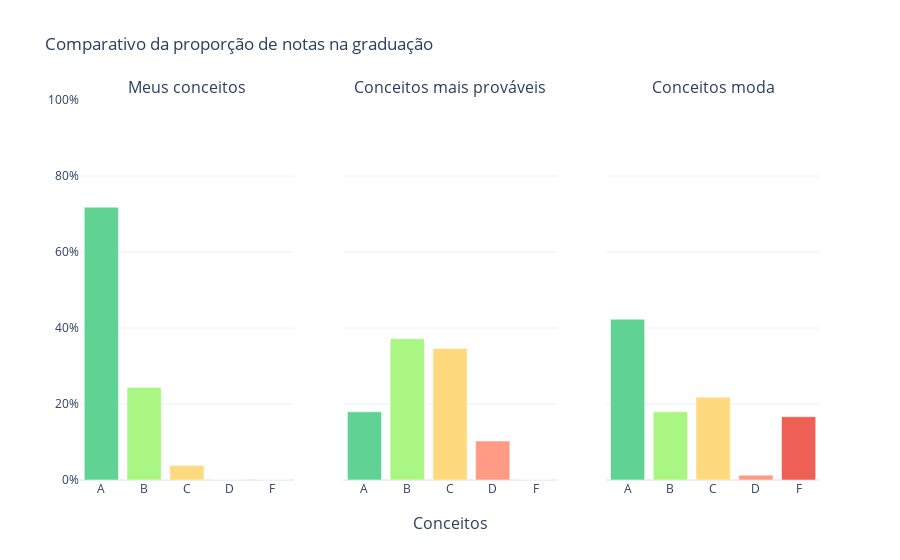

The notebook cell this image was saved under:
### Markdown cell above
Podemos fazer esta comparação tanto por meio de gráfico de barras, como por meio de gráfico de pizza:

### Code cell
plot_titles = ['Meus conceitos', 'Conceitos mais prováveis', 'Conceitos moda']

fig_grades_prop_comp_bar = make_subplots(rows=1, cols=3, shared_yaxes=True, x_title='Conceitos', 
                                         subplot_titles=plot_titles)

for col, (prop, name) in enumerate(zip([ufabc_grade_prop, next_prob_grade_prop, next_mode_grade_prop], plot_titles)):
    x_grades_prop_bar = prop.index
    y_grades_prop_bar = prop.values
    
    grades_prop_bar_colors = [GRADES_COLOR_MAP[grade] for grade in x_grades_prop_bar]
    fig_grades_prop_comp_bar.add_trace(go.Bar(x=x_grades_prop_bar, y=y_grades_prop_bar, showlegend=False, name=name,
                                              yhoverformat='.2%', marker_color=grades_prop_bar_colors), row=1, col=col + 1)


fig_grades_prop_comp_bar.update_layout({'title': 'Comparativo da proporção de notas na graduação', 'yaxis_range': [0, 1], 
                                        'yaxis_tickformat': '.0%'})
fig_grades_prop_comp_bar.show()

### Figure 1 — Plotly figure (JSON) as saved in the notebook; plotly's stock layout.template omitted (floating-point values rounded to 4 significant figures)
{"data": [{"marker": {"color": ["#60D394", "#AAF683", "#FFD97D", "#FF9B85", "#EE6055"]}, "name": "Meus conceitos", "showlegend": false, "type": "bar", "x": ["A", "B", "C", "D", "F"], "xaxis": "x", "y": [0.7179, 0.2436, 0.03846, 0, 0], "yaxis": "y", "yhoverformat": ".2%"}, {"marker": {"color": ["#60D394", "#AAF683", "#FFD97D", "#FF9B85", "#EE6055"]}, "name": "Conceitos mais prováveis", "showlegend": false, "type": "bar", "x": ["A", "B", "C", "D", "F"], "xaxis": "x2", "y": [0.1795, 0.3718, 0.3462, 0.1026, 0], "yaxis": "y2", "yhoverformat": ".2%"}, {"marker": {"color": ["#60D394", "#AAF683", "#FFD97D", "#FF9B85", "#EE6055"]}, "name": "Conceitos moda", "showlegend": false, "type": "bar", "x": ["A", "B", "C", "D", "F"], "xaxis": "x3", "y": [0.4231, 0.1795, 0.2179, 0.01282, 0.1667], "yaxis": "y3", "yhoverformat": ".2%"}], "layout": {"annotations": [{"font": {"size": 16}, "showarrow": false, "text": "Meus conceitos", "x": 0.1444, "xanchor": "center", "xref": "paper", "y": 1, "yanchor": "bottom", "yref": "paper"}, {"font": {"size": 16}, "showarrow": false, "text": "Conceitos mais prováveis", "x": 0.5, "xanchor": "center", "xref": "paper", "y": 1, "yanchor": "bottom", "yref": "paper"}, {"font": {"size": 16}, "showarrow": false, "text": "Conceitos moda", "x": 0.8556, "xanchor": "center", "xref": "paper", "y": 1, "yanchor": "bottom", "yref": "paper"}, {"font": {"size": 16}, "showarrow": false, "text": "Conceitos", "x": 0.5, "xanchor": "center", "xref": "paper", "y": 0, "yanchor": "top", "yref": "paper", "yshift": -30}], "title": {"text": "Comparativo da proporção de notas na graduação"}, "xaxis": {"anchor": "y", "domain": [0, 0.2889]}, "xaxis2": {"anchor": "y2", "domain": [0.3556, 0.6444]}, "xaxis3": {"anchor": "y3", "domain": [0.7111, 1]}, "yaxis": {"anchor": "x", "domain": [0, 1], "range": [0, 1], "tickformat": ".0%"}, "yaxis2": {"anchor": "x2", "domain": [0, 1], "matches": "y", "showticklabels": false}, "yaxis3": {"anchor": "x3", "domain": [0, 1], "matches": "y", "showticklabels": false}}}
